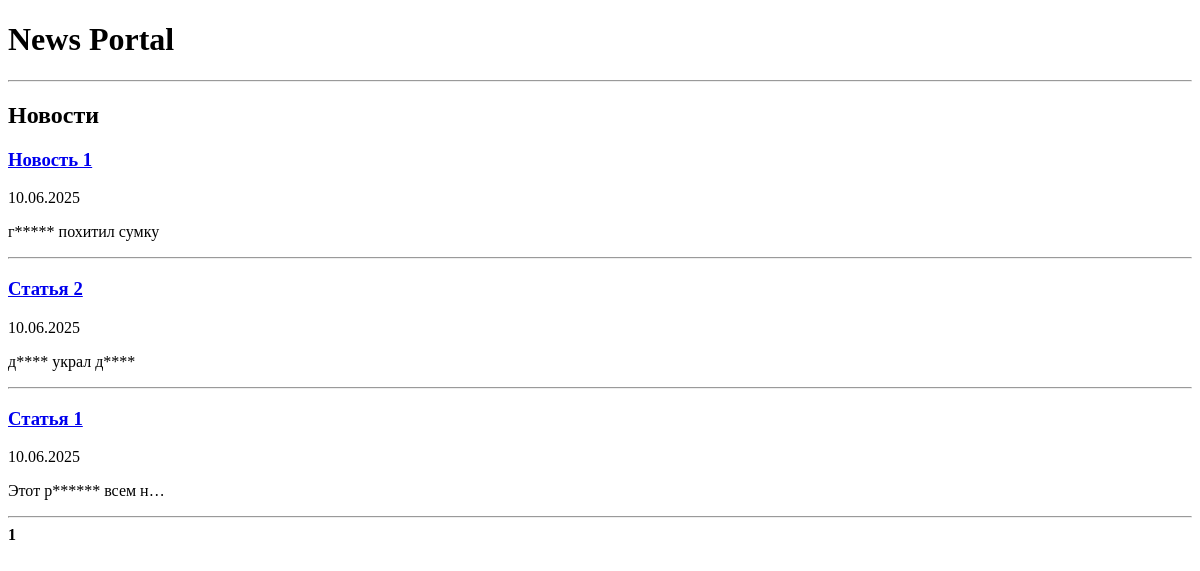
Before: /news/ with the older database file.
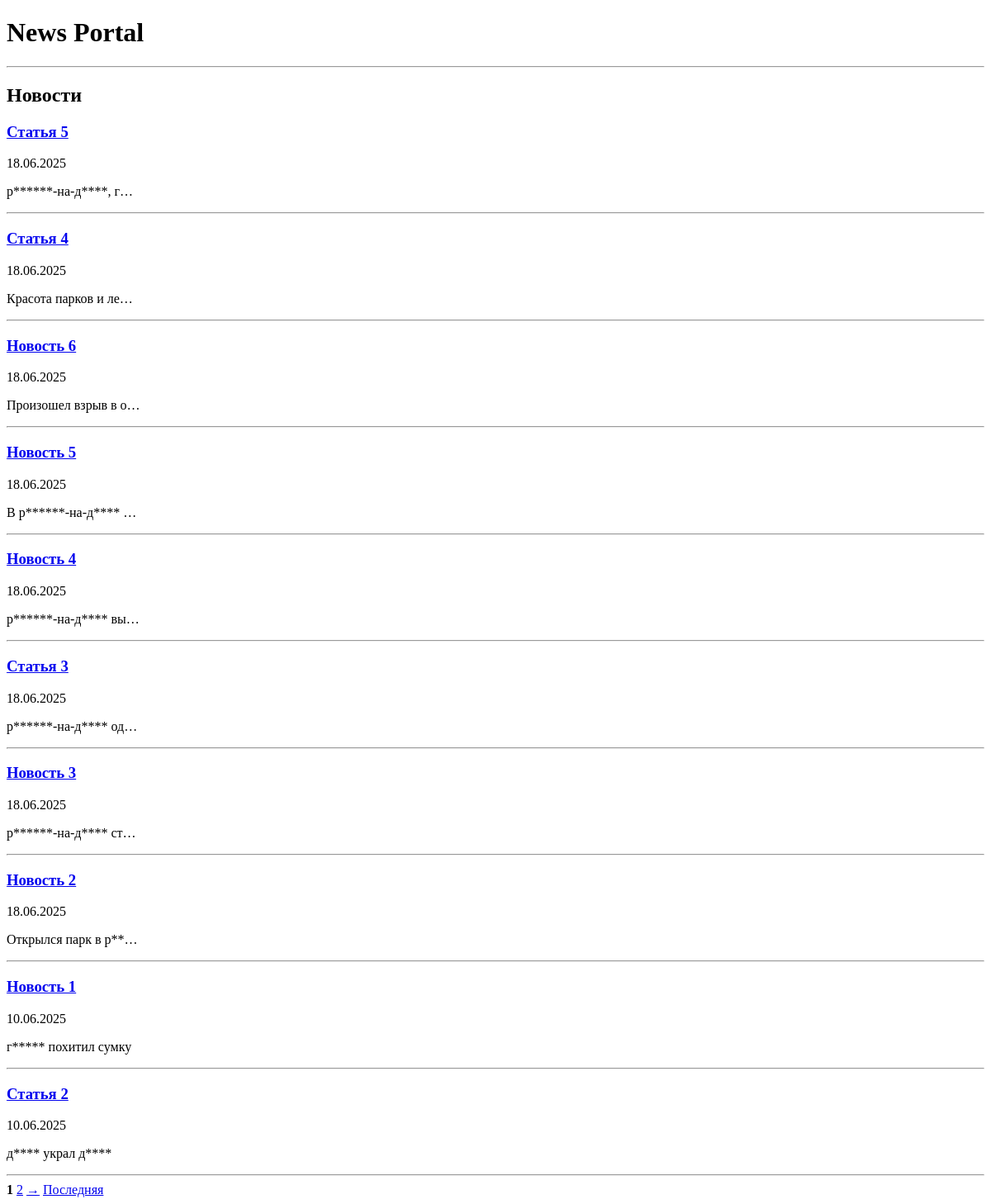
After: the same page with the newer database file.
### news/models.py (models this page shows, shortened)
class Post(models.Model):
    ARTICLE = 'AR'
    NEWS = 'NW'
    POST_TYPES = [
        (ARTICLE, 'Статья'),
        (NEWS, 'Новость'),
    ]
    author = models.ForeignKey(Author, on_delete=models.CASCADE)
    post_type = models.CharField(max_length=2, choices=POST_TYPES, default=NEWS)
    created_at = models.DateTimeField(auto_now_add=True)
    title = models.CharField(max_length=255)
    content = models.TextField()
    rating = models.IntegerField(default=0)
    categories = models.ManyToManyField(Category, through='PostCategory')

### news/views.py (the view)
# urls.py: path('news/', PostList.as_view(), name='post_list'),
class PostList(ListView):
    model = Post
    ordering = '-created_at'
    template_name = 'news/post_list.html'
    context_object_name = 'posts'
    paginate_by = 10

### news/templatetags/custom_filters.py (called while the page is built)
@register.filter(name='censor')
def censor(value):
    if not isinstance(value, str):
        raise ValueError("Фильтр 'censor' может применяться только к строкам.")
    for word in BAD_WORDS:
        pattern = rf'\b{word[0]}[а-яa-zё]*\b'  # используем raw string и f-строку
        replacement = word[0] + '*' * (len(word) - 1)
        value = re.sub(pattern, replacement, value, flags=re.IGNORECASE)
    return value

### news/templates/news/post_list.html (shortened to what this page needs)
{% extends 'news/default.html' %}
{% load custom_filters %}
{% block content %}
    <h2>Новости</h2>
    {% for post in posts %}
        <div>
            <h3><a href="{% url 'post_detail' post.id %}">{{ post.title|censor }}</a></h3>
            <p>{{ post.created_at|date:"d.m.Y" }}</p>
            <p>{{ post.content|censor|truncatechars:20 }}</p>
        </div>
        <hr>
    {% endfor %}
    <div class="pagination">
        {% for num in page_obj.paginator.page_range %}
            {% if num >= page_obj.number|add:'-2' and num <= page_obj.number|add:'2' %}
                {% if num == page_obj.number %}
                    <strong>{{ num }}</strong>
                {% else %}
                    <a href="?page={{ num }}">{{ num }}</a>
                {% endif %}
            {% endif %}
        {% endfor %}
        {% if page_obj.has_next %}
            <a href="?page={{ page_obj.next_page_number }}">→</a>
            <a href="?page={{ page_obj.paginator.num_pages }}">Последняя</a>
        {% endif %}
    </div>
{% endblock %}

Changed rows visible on the page:
no longer on this page (row unchanged): Post: title|censor "Статья 1", created_at "10.06.2025", content|censor "Этот р****** всем н…"
added Post: title|censor "Статья 5", created_at "18.06.2025", content|censor "р******-на-д****, г…"
added Post: title|censor "Статья 4", created_at "18.06.2025", content|censor "Красота парков и ле…"
added Post: title|censor "Новость 6", created_at "18.06.2025", content|censor "Произошел взрыв в о…"
added Post: title|censor "Новость 5", created_at "18.06.2025", content|censor "В р******-на-д**** …"
added Post: title|censor "Новость 4", created_at "18.06.2025", content|censor "р******-на-д**** вы…"
added Post: title|censor "Статья 3", created_at "18.06.2025", content|censor "р******-на-д**** од…"
added Post: title|censor "Новость 3", created_at "18.06.2025", content|censor "р******-на-д**** ст…"
added Post: title|censor "Новость 2", created_at "18.06.2025", content|censor "Открылся парк в р**…"
Other visible differences:
new list line: "2"
text now shown: "→ Последняя"
